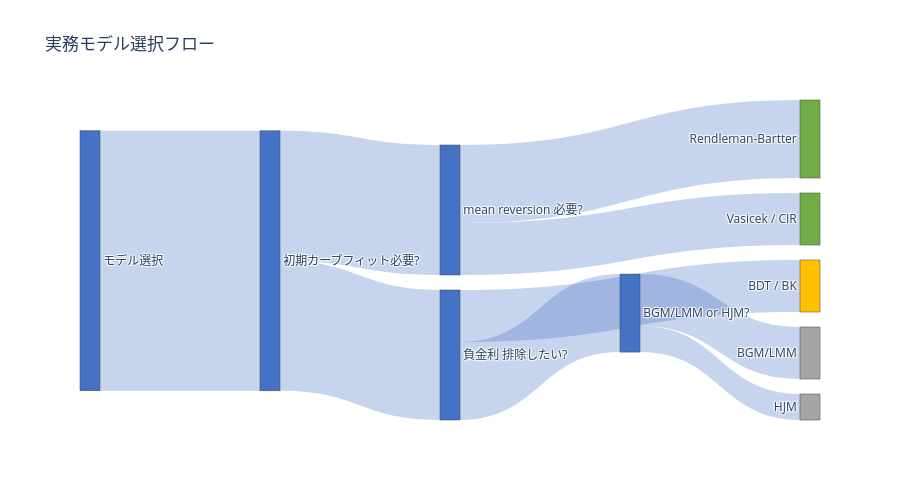

The code cell stored with this chart in its notebook:
### Markdown cell above
---
# Section 7: 実務ガイド — どのモデルを選ぶか？

フローチャートに従ってモデルを選択しましょう。

### Code cell
# --- Section 7: Decision flowchart (Sankey diagram) ---
# Nodes: questions and model outcomes
node_labels = [
    # Questions (0-4)
    "モデル選択",                 # 0
    "初期カーブフィット必要?",    # 1
    "mean reversion 必要?",       # 2 (Yes branch of Q1=No)
    "負金利 排除したい?",         # 3 (Yes branch of Q1=Yes)
    "BGM/LMM or HJM?",           # 4 (No of Q3)
    # Outcomes (5-13)
    "Vasicek / CIR",             # 5  (Yes Q2, No Q1)
    "Rendleman-Bartter",         # 6  (No Q2, No Q1)
    "Hull-White / BK",           # 7  (No Q3, Yes Q1, Yes MR)
    "Ho-Lee",                    # 8  (No Q3, Yes Q1, No MR)
    "BDT / BK",                  # 9  (Yes Q3)
    "BGM/LMM",                   # 10 (Q4 = BGM)
    "HJM",                       # 11 (Q4 = HJM)
]
source = [0, 1, 1, 2, 2, 3, 3, 4, 4]
target = [1, 2, 3, 5, 6, 4, 9, 10, 11]
values = [10, 5, 5, 2, 3, 3, 2, 2, 1]
labels = ["→", "カーブフィット不要", "カーブフィット必要",
          "MR あり", "MR なし",
          "負金利 OK (HW系)", "負金利 NG (BDT/BK)",
          "汎用性重視 (BGM)", "理論重視 (HJM)"]

fig_flow = go.Figure(go.Sankey(
    arrangement="snap",
    node=dict(
        label=node_labels,
        pad=15,
        thickness=20,
        color=["#4472C4", "#4472C4", "#4472C4", "#4472C4", "#4472C4",
               "#70AD47", "#70AD47", "#ED7D31", "#ED7D31",
               "#FFC000", "#A5A5A5", "#A5A5A5"],
    ),
    link=dict(
        source=source,
        target=target,
        value=values,
        label=labels,
        color=["rgba(70,114,196,0.3)"] * len(source),
    ),
))
fig_flow.update_layout(
    title="実務モデル選択フロー",
    height=500,
    font_size=12,
)
fig_flow.show()

### Figure 1 — Plotly figure (JSON) as saved in the notebook; plotly's stock layout.template omitted (floating-point values rounded to 4 significant figures)
{"data": [{"arrangement": "snap", "link": {"color": ["rgba(70,114,196,0.3)", "rgba(70,114,196,0.3)", "rgba(70,114,196,0.3)", "rgba(70,114,196,0.3)", "rgba(70,114,196,0.3)", "rgba(70,114,196,0.3)", "rgba(70,114,196,0.3)", "rgba(70,114,196,0.3)", "rgba(70,114,196,0.3)"], "label": ["→", "カーブフィット不要", "カーブフィット必要", "MR あり", "MR なし", "負金利 OK (HW系)", "負金利 NG (BDT/BK)", "汎用性重視 (BGM)", "理論重視 (HJM)"], "source": [0, 1, 1, 2, 2, 3, 3, 4, 4], "target": [1, 2, 3, 5, 6, 4, 9, 10, 11], "value": [10, 5, 5, 2, 3, 3, 2, 2, 1]}, "node": {"color": ["#4472C4", "#4472C4", "#4472C4", "#4472C4", "#4472C4", "#70AD47", "#70AD47", "#ED7D31", "#ED7D31", "#FFC000", "#A5A5A5", "#A5A5A5"], "label": ["モデル選択", "初期カーブフィット必要?", "mean reversion 必要?", "負金利 排除したい?", "BGM/LMM or HJM?", "Vasicek / CIR", "Rendleman-Bartter", "Hull-White / BK", "Ho-Lee", "BDT / BK", "BGM/LMM", "HJM"], "pad": 15, "thickness": 20}, "type": "sankey"}], "layout": {"font": {"size": 12}, "height": 500, "title": {"text": "実務モデル選択フロー"}}}
